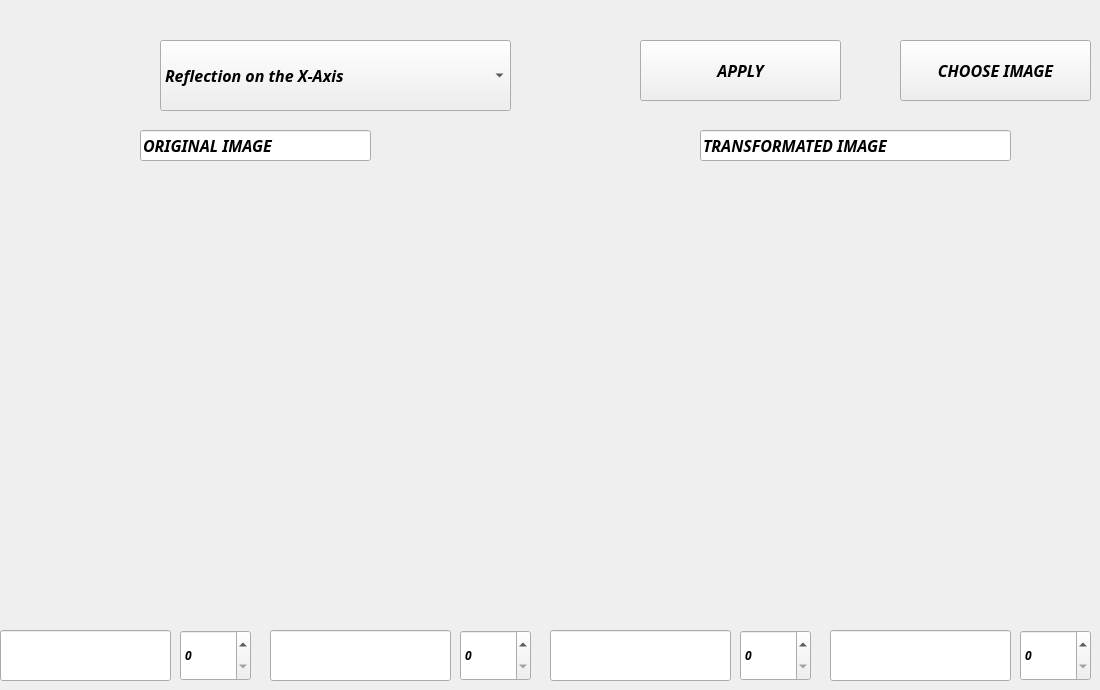
    <widget class="QWidget" name="page_4">
     <widget class="QComboBox" name="cb_Transformation">
      <property name="geometry">
       <rect>
        <x>160</x>
        <y>40</y>
        <width>351</width>
        <height>71</height>
       </rect>
      </property>
      <property name="font">
       <font>
        <family>Lucida Handwriting</family>
        <pointsize>12</pointsize>
        <weight>75</weight>
        <italic>true</italic>
        <bold>true</bold>
       </font>
      </property>
      <item>
       <property name="text">
        <string>Reflection on the X-Axis</string>
       </property>
      </item>
      <item>
       <property name="text">
        <string>Reflection on the Y-Axis</string>
       </property>
      </item>
      <item>
       <property name="text">
        <string>Reflection on the Both Axis</string>
       </property>
      </item>
      <item>
       <property name="text">
        <string>Resize Image</string>
       </property>
      </item>
      <item>
       <property name="text">
        <string>Crop Image</string>
       </property>
      </item>
     </widget>
     <widget class="QLineEdit" name="le_Trans1">
      <property name="geometry">
       <rect>
        <x>0</x>
        <y>630</y>
        <width>171</width>
        <height>51</height>
       </rect>
      </property>
      <property name="font">
       <font>
        <family>Lucida Handwriting</family>
        <pointsize>12</pointsize>
        <weight>75</weight>
        <italic>true</italic>
        <bold>true</bold>
       </font>
      </property>
      <property name="text">
       <string/>
      </property>
     </widget>
     <widget class="QSpinBox" name="sb_Trans1">
      <property name="geometry">
       <rect>
        <x>180</x>
        <y>630</y>
        <width>71</width>
        <height>51</height>
       </rect>
      </property>
      <property name="font">
       <font>
        <family>Lucida Handwriting</family>
        <weight>75</weight>
        <italic>true</italic>
        <bold>true</bold>
       </font>
      </property>
      <property name="maximum">
       <number>1000</number>
      </property>
      <property name="singleStep">
       <number>10</number>
      </property>
     </widget>
     <widget class="QLineEdit" name="le_Trans2">
      <property name="geometry">
       <rect>
        <x>270</x>
        <y>630</y>
        <width>181</width>
        <height>51</height>
       </rect>
      </property>
      <property name="font">
       <font>
        <family>Lucida Handwriting</family>
        <pointsize>12</pointsize>
        <weight>75</weight>
        <italic>true</italic>
        <bold>true</bold>
       </font>
      </property>
      <property name="text">
       <string/>
      </property>
     </widget>
     <widget class="QLineEdit" name="le_Trans4">
      <property name="geometry">
       <rect>
        <x>830</x>
        <y>630</y>
        <width>181</width>
        <height>51</height>
       </rect>
      </property>
      <property name="font">
       <font>
        <family>Lucida Handwriting</family>
        <pointsize>12</pointsize>
        <weight>75</weight>
        <italic>true</italic>
        <bold>true</bold>
       </font>
      </property>
      <property name="text">
       <string/>
      </property>
     </widget>
     <widget class="QLineEdit" name="le_Trans3">
      <property name="geometry">
       <rect>
        <x>550</x>
        <y>630</y>
        <width>181</width>
        <height>51</height>
       </rect>
      </property>
      <property name="font">
       <font>
        <family>Lucida Handwriting</family>
        <pointsize>12</pointsize>
        <weight>75</weight>
        <italic>true</italic>
        <bold>true</bold>
       </font>
      </property>
      <property name="text">
       <string/>
      </property>
     </widget>
     <widget class="QSpinBox" name="sb_Trans2">
      <property name="geometry">
       <rect>
        <x>460</x>
        <y>630</y>
        <width>71</width>
        <height>51</height>
       </rect>
      </property>
      <property name="font">
       <font>
        <family>Lucida Handwriting</family>
        <weight>75</weight>
        <italic>true</italic>
        <bold>true</bold>
       </font>
      </property>
      <property name="maximum">
       <number>1000</number>
      </property>
      <property name="singleStep">
       <number>10</number>
      </property>
     </widget>
     <widget class="QSpinBox" name="sb_Trans3">
      <property name="geometry">
       <rect>
        <x>740</x>
        <y>630</y>
        <width>71</width>
        <height>51</height>
       </rect>
      </property>
      <property name="font">
       <font>
        <family>Lucida Handwriting</family>
        <weight>75</weight>
        <italic>true</italic>
        <bold>true</bold>
       </font>
      </property>
      <property name="maximum">
       <number>1000</number>
      </property>
      <property name="singleStep">
       <number>10</number>
      </property>
     </widget>
     <widget class="QSpinBox" name="sb_Trans4">
      <property name="geometry">
       <rect>
        <x>1020</x>
        <y>630</y>
        <width>71</width>
        <height>51</height>
       </rect>
      </property>
      <property name="font">
       <font>
        <family>Lucida Handwriting</family>
        <weight>75</weight>
        <italic>true</italic>
        <bold>true</bold>
       </font>
      </property>
      <property name="maximum">
       <number>1000</number>
      </property>
      <property name="singleStep">
       <number>10</number>
      </property>
     </widget>
     <widget class="QPushButton" name="pb_ApplyTransform">
      <property name="geometry">
       <rect>
        <x>640</x>
        <y>40</y>
        <width>201</width>
        <height>61</height>
       </rect>
      </property>
      <property name="font">
       <font>
        <family>Lucida Handwriting</family>
        <pointsize>12</pointsize>
        <weight>75</weight>
        <italic>true</italic>
        <bold>true</bold>
       </font>
      </property>
      <property name="text">
       <string>APPLY</string>
      </property>
     </widget>
     <widget class="QLineEdit" name="line_factor_5">
      <property name="geometry">
       <rect>
        <x>140</x>
        <y>130</y>
        <width>231</width>
        <height>31</height>
       </rect>
      </property>
      <property name="font">
       <font>
        <family>Lucida Handwriting</family>
        <pointsize>12</pointsize>
        <weight>75</weight>
        <italic>true</italic>
        <bold>true</bold>
       </font>
      </property>
      <property name="text">
       <string>ORIGINAL IMAGE</string>
      </property>
     </widget>
     <widget class="QLineEdit" name="line_factor_6">
      <property name="geometry">
       <rect>
        <x>700</x>
        <y>130</y>
        <width>311</width>
        <height>31</height>
       </rect>
      </property>
      <property name="font">
       <font>
        <family>Lucida Handwriting</family>
        <pointsize>12</pointsize>
        <weight>75</weight>
        <italic>true</italic>
        <bold>true</bold>
       </font>
      </property>
      <property name="text">
       <string>TRANSFORMATED IMAGE</string>
      </property>
     </widget>
     <widget class="QLabel" name="l_image_5">
      <property name="geometry">
       <rect>
        <x>10</x>
        <y>180</y>
        <width>541</width>
        <height>411</height>
       </rect>
      </property>
      <property name="text">
       <string/>
      </property>
     </widget>
     <widget class="QLabel" name="l_image_6">
      <property name="geometry">
       <rect>
        <x>500</x>
        <y>170</y>
        <width>531</width>
        <height>401</height>
       </rect>
      </property>
      <property name="text">
       <string/>
      </property>
     </widget>
     <widget class="QPushButton" name="pb_Choose_3">
      <property name="geometry">
       <rect>
        <x>900</x>
        <y>40</y>
        <width>191</width>
        <height>61</height>
       </rect>
      </property>
      <property name="font">
       <font>
        <family>Lucida Handwriting</family>
        <pointsize>12</pointsize>
        <weight>75</weight>
        <italic>true</italic>
        <bold>true</bold>
       </font>
      </property>
      <property name="text">
       <string>CHOOSE IMAGE</string>
      </property>
     </widget>
    </widget>
